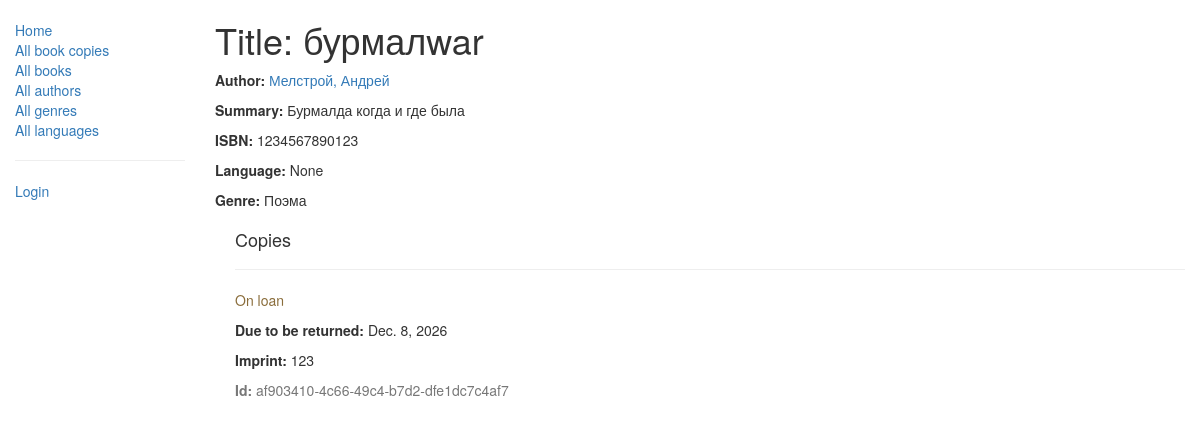
/catalog/book/1, run on the app's committed database.
### catalog/models.py (models this page shows, shortened)
class Book(models.Model):
    language = models.ForeignKey('Language', on_delete=models.SET_NULL, null=True)
    title = models.CharField(max_length=200)
    author = models.ForeignKey('Author', on_delete=models.SET_NULL, null=True)
    summary = models.TextField(max_length=1000, help_text="Enter a brief description of the book")
    isbn = models.CharField('ISBN',max_length=13, help_text='13 Character <a href="https://www.isbn-international.org/content/what-isbn">ISBN number</a>')
    genre = models.ManyToManyField(Genre, help_text="Select a genre for this book")
    def display_genre(self):
        """
        Creates a string for the Genre. This is required to display genre in Admin.
        """
        return ', '.join([genre.name for genre in self.genre.all()[:3]])
    display_genre.short_description = 'Genre'

class Author(models.Model):
    first_name = models.CharField(max_length=100)
    last_name = models.CharField(max_length=100)
    date_of_birth = models.DateField(null=True, blank=True)
    date_of_death = models.DateField('Died', null=True, blank=True)
    class Meta:
        ordering = ['last_name']
    def __str__(self):
        return '%s, %s' % (self.last_name, self.first_name)

class Genre(models.Model):
    name = models.CharField(max_length=200, help_text="Enter a book genre (e.g. Science Fiction, French Poetry etc.)")
    def __str__(self):
        return self.name

class BookInstance(models.Model):
    borrower = models.ForeignKey(settings.AUTH_USER_MODEL, on_delete=models.SET_NULL, null=True, blank=True)
    """
    Model representing a specific copy of a book (i.e. that can be borrowed from the library).
    """
    id = models.UUIDField(primary_key=True, default=uuid.uuid4, help_text="Unique ID for this particular book across whole library")
    book = models.ForeignKey('Book', on_delete=models.SET_NULL, null=True)
    imprint = models.CharField(max_length=200)
    due_back = models.DateField(null=True, blank=True)
    LOAN_STATUS = (
        ('m', 'Maintenance'),
        ('o', 'On loan'),
        ('a', 'Available'),
        ('r', 'Reserved'),
    )
    status = models.CharField(max_length=1, choices=LOAN_STATUS, blank=True, default='m', help_text='Book availability')
    class Meta:
        ordering = ["due_back"]
        permissions = (("can_mark_returned", "Set book as returned"),)
        permissions = (('can_mark_returned', 'Can mark returned'),)

### catalog/views.py (the view)
# urls.py: re_path(r'^book/(?P<pk>\d+)$', views.BookDetailView.as_view(), name='book-detail'),
class BookDetailView(generic.DetailView):
    model = Book

### catalog/templates/catalog/book_detail.html (shortened to what this page needs)
{% extends "base_generic.html" %}
{% block content %}
  <h1>Title: {{ book.title }}</h1>
  <p><strong>Author:</strong> <a href="{% url 'author-detail' book.author.pk %}">{{ book.author }}</a></p>
  <p><strong>Summary:</strong> {{ book.summary }}</p>
  <p><strong>ISBN:</strong> {{ book.isbn }}</p>
  <p><strong>Language:</strong> {{ book.language }}</p>
  <p><strong>Genre:</strong> {% for genre in book.genre.all %} {{ genre }}{% if not forloop.last %}, {% endif %}{% endfor %}</p>
  <div style="margin-left:20px;margin-top:20px">
    <h4>Copies</h4>
    {% for copy in book.bookinstance_set.all %}
    <hr>
    <p class="{% if copy.status == 'a' %}text-success{% elif copy.status == 'd' %}text-danger{% else %}text-warning{% endif %}">{{ copy.get_status_display }}</p>
    {% if copy.status != 'a' %}<p><strong>Due to be returned:</strong> {{copy.due_back}}</p>{% endif %}
    <p><strong>Imprint:</strong> {{copy.imprint}}</p>
    <p class="text-muted"><strong>Id:</strong> {{copy.id}}</p>
    {% endfor %}
  </div>
{% endblock %}

### data on the page
Book: title "бурмалwar", author "Мелстрой, Андрей", summary "Бурмалда когда и где была", isbn "1234567890123", language "None"
Genre: name "Поэма"
BookInstance: status "On loan", due_back "Dec. 8, 2026", imprint "123", id "af903410-4c66-49c4-b7d2-dfe1dc7c4af7"
